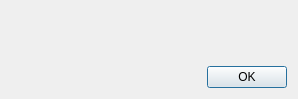
<ui version="4.0" >
 <class>ErrorDialog</class>
 <widget class="QDialog" name="ErrorDialog" >
  <property name="geometry" >
   <rect>
    <x>0</x>
    <y>0</y>
    <width>298</width>
    <height>99</height>
   </rect>
  </property>
  <property name="windowTitle" >
   <string>Error</string>
  </property>
  <layout class="QVBoxLayout" name="verticalLayout" >
   <item>
    <layout class="QHBoxLayout" name="horizontalLayout" >
     <item>
      <widget class="QLabel" name="iconLabel" >
       <property name="sizePolicy" >
        <sizepolicy vsizetype="Preferred" hsizetype="Maximum" >
         <horstretch>0</horstretch>
         <verstretch>0</verstretch>
        </sizepolicy>
       </property>
       <property name="text" >
        <string/>
       </property>
       <property name="alignment" >
        <set>Qt::AlignLeading|Qt::AlignLeft|Qt::AlignTop</set>
       </property>
       <property name="margin" >
        <number>5</number>
       </property>
      </widget>
     </item>
     <item>
      <widget class="QLabel" name="errorText" >
       <property name="sizePolicy" >
        <sizepolicy vsizetype="Preferred" hsizetype="MinimumExpanding" >
         <horstretch>0</horstretch>
         <verstretch>0</verstretch>
        </sizepolicy>
       </property>
       <property name="text" >
        <string>&lt;Error description></string>
       </property>
       <property name="alignment" >
        <set>Qt::AlignLeading|Qt::AlignLeft|Qt::AlignTop</set>
       </property>
      </widget>
     </item>
    </layout>
   </item>
   <item>
    <widget class="QDialogButtonBox" name="buttonBox" >
     <property name="orientation" >
      <enum>Qt::Horizontal</enum>
     </property>
     <property name="standardButtons" >
      <set>QDialogButtonBox::Ok</set>
     </property>
     <property name="centerButtons" >
      <bool>false</bool>
     </property>
    </widget>
   </item>
  </layout>
 </widget>
 <tabstops>
  <tabstop>buttonBox</tabstop>
 </tabstops>
 <resources/>
 <connections>
  <connection>
   <sender>buttonBox</sender>
   <signal>rejected()</signal>
   <receiver>ErrorDialog</receiver>
   <slot>reject()</slot>
   <hints>
    <hint type="sourcelabel" >
     <x>325</x>
     <y>156</y>
    </hint>
    <hint type="destinationlabel" >
     <x>286</x>
     <y>165</y>
    </hint>
   </hints>
  </connection>
  <connection>
   <sender>buttonBox</sender>
   <signal>accepted()</signal>
   <receiver>ErrorDialog</receiver>
   <slot>accept()</slot>
   <hints>
    <hint type="sourcelabel" >
     <x>257</x>
     <y>156</y>
    </hint>
    <hint type="destinationlabel" >
     <x>157</x>
     <y>165</y>
    </hint>
   </hints>
  </connection>
 </connections>
</ui>
